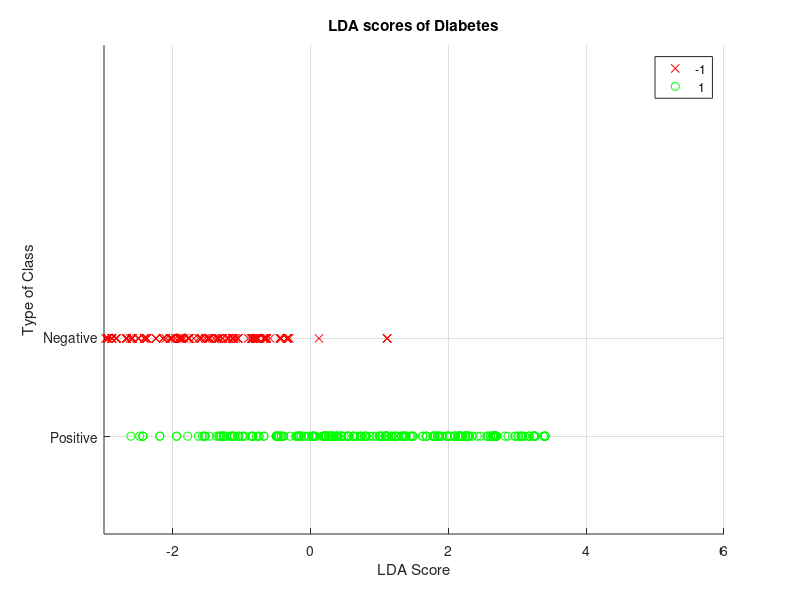
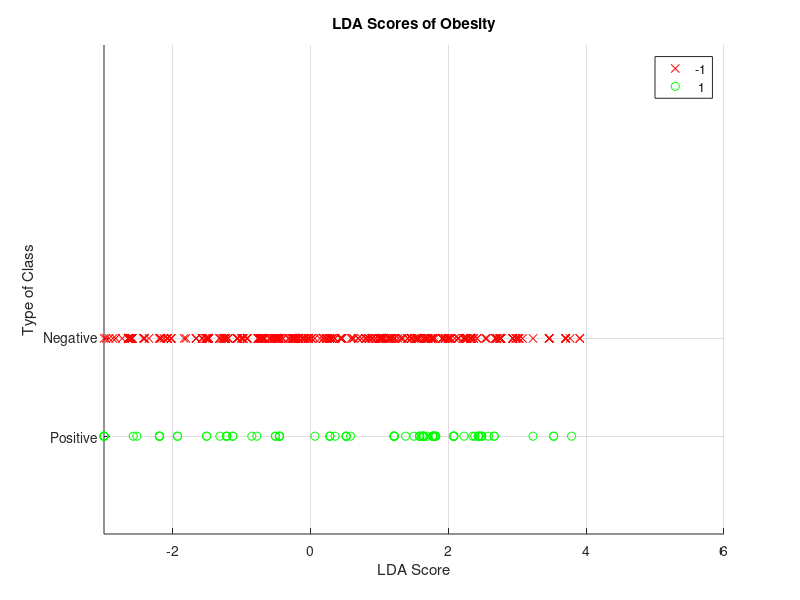
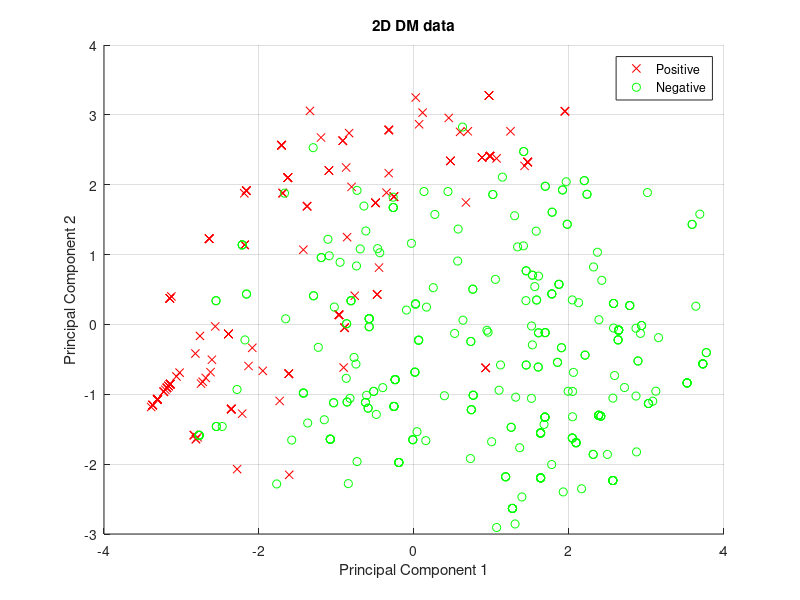
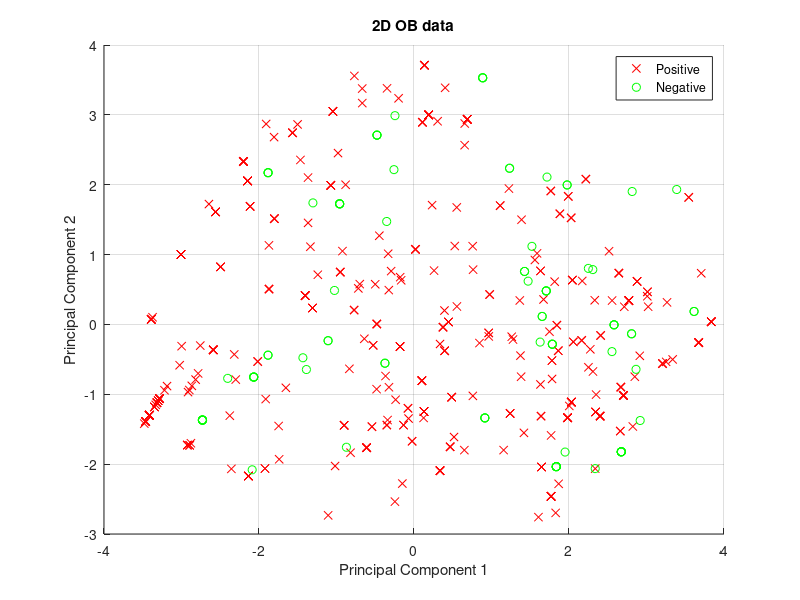

Write MATLAB code to recreate these figures, in order.
function a4_00000000

    % Read the test data from a CSV file
    dmrisk = csvread('dmrisk.csv',1,0);

    % Columns for the data and labels; DM is diabetes, OB is obesity
    jDM = 17;
    jOB = 16;

    % Extract the data matrices and labels
    XDM = dmrisk(:, (1:size(dmrisk,2))~=jDM);
    yDM = dmrisk(:,jDM);
    XOB = dmrisk(:, (1:size(dmrisk,2))~=jOB);
    yOB = dmrisk(:,jOB);

    % Reduce the dimensionality to 2D using PCA
    [~,rDM] = pca(zscore(XDM), 'NumComponents', 2);
    [~,rOB] = pca(zscore(XOB), 'NumComponents', 2);

    % Find the LDA vectors and scores for each data set
    [qDM zDM qOB zOB] = a4q1(rDM, yDM, rOB, yOB);
    
    
    % Create a new figure for the plot
    figure;

    % Define y-coordinates based on class labels for DM data
    ycoordinatesofDM = yDM;
    ycoordinatesofDM(yDM == 1) = 1; % Assign y=1 for Class 1
    ycoordinatesofDM(yDM ~= 1) = 2; % Assign y=2 for Class 2

    % Scatter plot of LDA scores for DM data with distinct class representation
    gscatter(zDM, ycoordinatesofDM, yDM, 'rg', 'xo');
    title('LDA scores of Diabetes'); % Set the title of the plot
    ylabel('Type of Class'); % Label for the y-axis
    xlabel('LDA Score'); % Label for the x-axis
    xlim([-3, 6]); ylim([0 5]); % Set limits for the x and y axes

    % Set Y-axis ticks and labels for better interpretation
    set(gca, 'YTick', [1, 2], 'YTickLabel', {'Positive', 'Negative'});

    % Add a grid to the plot for better visualization
    grid on;

    % Create a new figure for the plot
    figure;

    % Define y-coordinates based on class labels for Obesity data
    ycoordinatesofOB = yOB;
    ycoordinatesofOB(yOB == 1) = 1; % Assign y=1 for Class 1
    ycoordinatesofOB(yOB ~= 1) = 2; % Assign y=2 for Class 2

    % Scatter plot of LDA scores for Obesity data with distinct class representation
    gscatter(zOB, ycoordinatesofOB, yOB, 'rg', 'xo');
    title('LDA Scores of Obesity'); % Set the title of the plot
    ylabel('Type of Class'); % Label for the y-axis
    xlabel('LDA Score'); % Label for the x-axis
    xlim([-3, 6]); ylim([0 5]); % Set limits for the x and y axes

    % Set Y-axis ticks and labels for better interpretation
    set(gca, 'YTick', [1, 2], 'YTickLabel', {'Positive', 'Negative'});

    % Add a grid to the plot for better visualization
    grid on;
    
    % Plotting 2D data with LDA scores for DM
    figure;
    gscatter(rDM(:,1), rDM(:,2), yDM, 'rg', 'xo');
    title('2D DM data'); % Set the title of the plot
    ylabel('Principal Component 2'); % Label for the y-axis
    xlabel('Principal Component 1'); % Label for the x-axis
    legend('Positive', 'Negative'); % Show legend for class representation
    grid on; % Add a grid to the plot for better visualization

    % Plotting 2D data with LDA scores for OB
    figure;
    gscatter(rOB(:,1), rOB(:,2), yOB, 'rg', 'xo');
    title('2D OB data'); % Set the title of the plot
    ylabel('Principal Component 2'); % Label for the y-axis
    xlabel('Principal Component 1'); % Label for the x-axis
    legend('Positive', 'Negative'); % Show legend for class representation
    grid on; % Add a grid to the plot for better visualization

    % Compute ROC curve, AUC, and optimal threshold for DM data
    [FPRD, TPRD, AUCD, OPTD] = roccurve(yDM, zDM);

    % Compute ROC curve, AUC, and optimal threshold for OB data
    [FPRO, TPRO, AUCO, OPTO] = roccurve(yOB, zOB);

    % Display optimal thresholds for DM and OB data
    OPTD
    OPTO

    % Compute confusion matrices for DM and OB data using optimal thresholds
    confusionMATDM = confmat(yDM, zDM, OPTD);
    confusionMATOB = confmat(yOB, zOB, OPTO);

    % Display AUC and optimal confusion matrix for DM data
    disp(['AUC for Diabetes Data: ', num2str(AUCD)]);
    disp('Optimal Confusion Matrix for Diabetes Data:');
    disp(confusionMATDM);

    % Display AUC and optimal confusion matrix for OB data
    disp(['AUC for Obesity Data: ', num2str(AUCO)]);
    disp('Optimal Confusion Matrix for Obesity Data:');
    disp(confusionMATOB);

    % Plot ROC curves for DM and OB data
    figure;
    plot(FPRD, TPRD, 'r', 'LineWidth', 3, 'DisplayName', 'DM ROC Curve');
    hold on;
    plot(FPRO, TPRO, 'g', 'LineWidth', 3, 'DisplayName', 'OB ROC Curve');
    title('Receiver Operating Characteristic (ROC) Curves'); % Set the title of the plot
    ylabel('True Positive Rate (TPR)'); % Label for the y-axis
    xlabel('False Positive Rate (FPR)'); % Label for the x-axis
    legend('show'); % Show legend for different ROC curves
end

function [q1, z1, q2, z2] = a4q1(Xmat1, yvec1, Xmat2, yvec2)
% [Q1 Z1 Q2 Z2]=A4Q1(X1,Y1,X2,Y2) computes an LDA axis and a
% score vector for X1 with Y1, and for X2 with Y2.
%
% INPUTS:
%         X1 - MxN data, M observations of N variables
%         Y1 - Mx1 labels, +/- computed as ==/~= 1
%         X2 - MxN data, M observations of N variables
%         Y2 - Mx1 labels, +/- computed as ==/~= 1
% OUTPUTS:
%         Q1 - Nx1 vector, LDA axis of data set #1
%         Z1 - Mx1 vector, scores of data set #1
%         Q2 - Nx1 vector, LDA axis of data set #2
%         Z2 - Mx1 vector, scores of data set #2

    q1 = [];
    z1 = [];
    q2 = [];
    z2 = [];
    
    % Compute the LDA axis for each data set
    q1 = lda2class(Xmat1(yvec1==1,:), Xmat1(yvec1~=1, :));
    q2 = lda2class(Xmat2(yvec2==1,:), Xmat2(yvec2~=1, :));
   
    % Compute the mean vectors for each dataset
    meanDS1 = mean(Xmat1, 1);
    meanDS2 = mean(Xmat2, 1);

    % Center the data by subtracting the mean vector
    % Multiply by q1 (LDA axis) to obtain the scores for dataset 1
    z1 = (Xmat1 - ones(size(Xmat1, 1), 1) * meanDS1) * q1;

    % Center the data by subtracting the mean vector
    % Multiply by q2 (LDA axis) to obtain the scores for dataset 2
    z2 = (Xmat2 - ones(size(Xmat2, 1), 1) * meanDS2) * q2;

% END OF FUNCTION
end

function qvec = lda2class(X1, X2)
% QVEC=LDA2(X1,X2) finds Fisher's linear discriminant axis QVEC
% for data in X1 and X2.  The data are assumed to be sufficiently
% independent that the within-label scatter matrix is full rank.
%
% INPUTS:
%         X1   - M1xN data with M1 observations of N variables
%         X2   - M2xN data with M2 observations of N variables
% OUTPUTS:
%         qvec - Nx1 unit direction of maximum separation
    
% Combine the data from both datasets
A = [X1; X2];

% Compute the mean vector for the combined dataset
DSMeanA = mean(A);

% Separate the datasets
A1 = X1;
DSMeanA1 = mean(A1);

A2 = X2;
DSMeanA2 = mean(A2);

% Center the data for each dataset individually
M1 = -ones(size(A1, 1), 1) * DSMeanA1 + A1;
M2 = -ones(size(A2, 1), 1) * DSMeanA2 + A2;

% Compute the within-class scatter matrices
S1 = M1' * M1;
S2 = M2' * M2;
Sw = S1 + S2;

% Compute the between-class scatter matrix
T = [DSMeanA1 - DSMeanA; DSMeanA2 - DSMeanA];
Sb = T' * T;

% Compute the Fisher's linear discriminant axis
[eigvectors, eigvalues] = eig(Sw \ Sb);
[~, maxIndex] = max(diag(eigvalues));
fDiscriminant = eigvectors(:, maxIndex);

% Ensure the direction of the discriminant is correct
direction = DSMeanA1 - DSMeanA2;
if (direction * fDiscriminant < 0)
    fDiscriminant = -fDiscriminant;
end

% The final discriminant vector (LDA axis)
qvec = fDiscriminant;
end

function [FPR, TPR, auc, bopt] = roccurve(yvec_in, zvec_in)
    % [FPR TPR AUC BOPT]=ROCCURVE(YVEC,ZVEC) computes the
    % ROC curve and related values for labels YVEC and scores ZVEC.
    % Unique scores are used as thresholds for binary classification.
    %
    % INPUTS:
    %         YVEC - Mx1 labels, +/- computed as ==/~= 1
    %         ZVEC - Mx1 scores, real numbers
    % OUTPUTS:
    %         FPR  - Kx1 vector of False Positive Rate values
    %         TPR  - Kx1 vector of True Positive Rate values
    %         AUC  - scalar, Area Under Curve of ROC determined by TPR and FPR
    %         BOPT - scalar, optimal threshold for accuracy

    
% Sort the scores and permute the labels accordingly
[zvec, zndx] = sort(zvec_in);
yvec = yvec_in(zndx);

% Sort and find a unique subset of the scores
bvec = unique(zvec);
bm = numel(bvec);

% Initialize vectors for True Positive Rate, False Positive Rate, accuracy, and optimal threshold
TPR = zeros(bm, 1);
FPR = zeros(bm, 1);
acc = zeros(bm, 1);
bopt = bvec(1); % Initialize optimal threshold with the first unique score

% Iterate over each unique threshold value
for jx = 1:bm
    % Compute the confusion matrix for the current threshold
    confusionmatrix = confmat(yvec, zvec, bvec(jx));
    
    % Extract values from the confusion matrix
    TP = confusionmatrix(1, 1);
    TN = confusionmatrix(2, 2);
    FP = confusionmatrix(2, 1);
    FN = confusionmatrix(1, 2);

    % Compute True Positive Rate (Sensitivity) and False Positive Rate
    TPR(jx) = TP / (TP + FN);
    TNR = TN / (TN + FP);
    FPR(jx) = FP / (FP + TN);

    % Compute False Negative Rate and accuracy
    FNR = FN / (TP + FN);
    acc(jx) = (TPR(jx) * TNR) - (FPR(jx) * FNR);
end

% Find the index of the optimal threshold with maximum accuracy
[~, idxOpt] = max(acc);
bopt = bvec(idxOpt);

% Ensure that the rates are sorted for correct plotting
TPR = sort(TPR);
FPR = sort(FPR);

% Compute AUC for the ROC curve
auc = aucofroc(FPR, TPR);

end
    
function cmat = confmat(yvec, zvec, theta)
% CMAT=CONFMAT(YVEC,ZVEC,THETA) finds the confusion matrix CMAT for labels
% YVEC from scores ZVEC and a threshold THETA. YVEC is assumed to be +1/-1
% and each entry of ZVEC is scored as -1 if <THETA and +1 otherwise. CMAT
% is returned as [TP FN ; FP TN]
%
% INPUTS:
%         YVEC  - Mx1 values, +/- computed as ==/~= 1
%         ZVEC  - Mx1 scores, real numbers
%         THETA - threshold real-valued scalar
% OUTPUTS:
%         CMAT  - 2x2 confusion matrix; rows are +/- labels,
%                 columns are +/- classifications

  
% Quantize the scores based on the threshold
qvec = sign((zvec >= theta) - 0.5);

% Replace zero values in qvec with 1
qvec(qvec == 0) = 1;

% Compute True Positives (TP), True Negatives (TN), False Positives (FP),
% and False Negatives (FN) based on the quantization
TP = sum((yvec == 1) & (qvec == 1)); % True Positives
TN = sum((yvec == -1) & (qvec == -1)); % True Negatives
FP = sum((yvec == -1) & (qvec == 1)); % False Positives
FN = sum((yvec == 1) & (qvec == -1)); % False Negatives

% Create the confusion matrix
cmat = [TP FN; FP TN];
end

function auc = aucofroc(fpr, tpr)
% AUC=AUCOFROC(TPR,FPR) finds the Area Under Curve of the
% ROC curve specified by the TPR, True Positive Rate, and
% the FPR, False Positive Rate.
%
% INPUTS:
%         TPR - Kx1 vector, rate for underlying score threshold 
%         FPR - Kx1 vector, rate for underlying score threshold 
% OUTPUTS:
%         AUC - integral, from Trapezoidal Rule on [0,0] to [1,1]

    [X undx] = sort(reshape(fpr, 1, numel(fpr)));
    Y = sort(reshape(tpr(undx), 1, numel(undx)));
    auc = abs(trapz([0 X 1] , [0 Y 1]));
end
